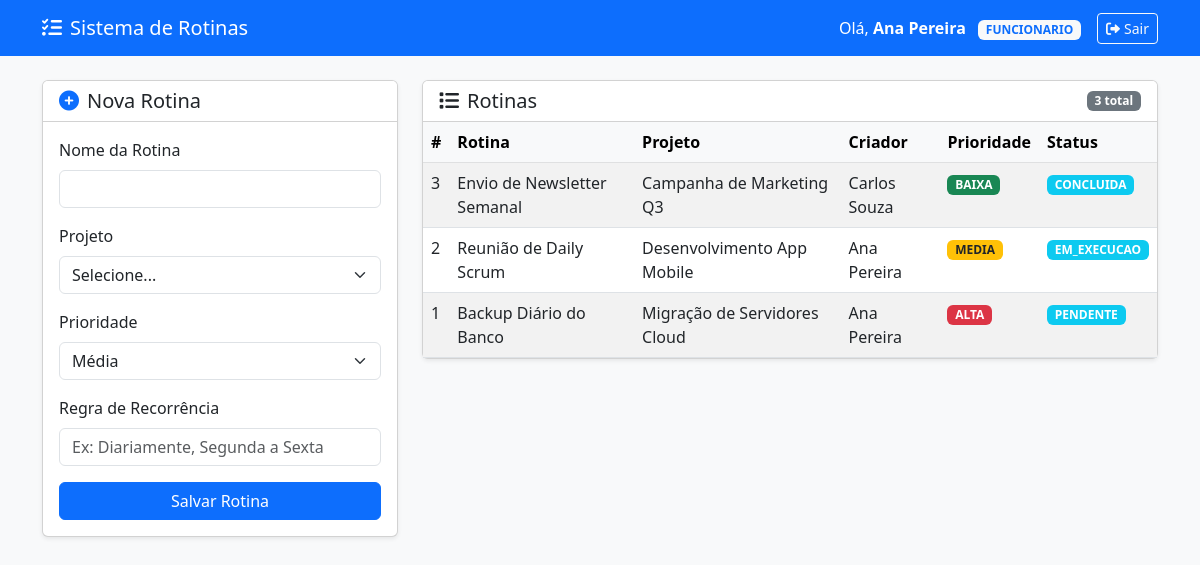
Screenshot of /php/interface.php (signed in) with the database file from the repository.
### tables this page shows
CREATE TABLE `rotina` (
  `idRotina` int(11) NOT NULL,
  `idProjeto` int(11) NOT NULL,
  `idCriador` int(11) NOT NULL,
  `nome` varchar(255) NOT NULL,
  `dataHoraCriacao` datetime DEFAULT current_timestamp(),
  `dataConclusao` date DEFAULT NULL,
  `dataLimite` timestamp NULL DEFAULT NULL,
  `horaConclusao` time DEFAULT NULL,
  `recorrente` tinyint(1) DEFAULT 0,
  `recorrenciaRegra` varchar(255) DEFAULT NULL,
  `status` enum('PENDENTE','EM_EXECUCAO','CONCLUIDA','CANCELADA') NOT NULL DEFAULT 'PENDENTE',
  `prioridade` enum('BAIXA','MEDIA','ALTA') NOT NULL DEFAULT 'MEDIA',
  `ultimaModificacao` timestamp NOT NULL DEFAULT current_timestamp() ON UPDATE current_timestamp()
);

CREATE TABLE `projeto` (
  `idProjeto` int(11) NOT NULL,
  `idCriador` int(11) NOT NULL,
  `nome` varchar(255) NOT NULL
);

CREATE TABLE `usuario` (
  `idUsuario` int(11) NOT NULL,
  `idEmpresa` int(11) NOT NULL,
  `nome` varchar(255) NOT NULL,
  `cpf` varchar(14) NOT NULL,
  `email` varchar(255) NOT NULL,
  `senhaHash` varchar(255) NOT NULL,
  `nivel` enum('MASTER','ADMIN','FUNCIONARIO') NOT NULL,
  `status` enum('ATIVO','INATIVO','BLOQUEADO') NOT NULL DEFAULT 'ATIVO',
  `segredo2FA` varchar(255) DEFAULT NULL,
  `dataHoraInsercao` datetime DEFAULT current_timestamp()
);

### php/interface.php (the view, shortened to what this page needs)
<?php
require_once 'conexao.php';
$idEmpresa = $_SESSION['idEmpresa'];
$sqlListagem = "
    SELECT r.*, p.nome AS nome_projeto, u.nome AS nome_criador
    FROM Rotina r
    JOIN Projeto p ON r.idProjeto = p.idProjeto
    JOIN Usuario uc ON p.idCriador = uc.idUsuario
    JOIN Usuario u ON r.idCriador = u.idUsuario
    WHERE uc.idEmpresa = :idEmpresa
    ORDER BY r.dataHoraCriacao DESC
";
$stmt = $pdo->prepare($sqlListagem);
$stmt->execute([':idEmpresa' => $idEmpresa]);
$rotinas = $stmt->fetchAll(PDO::FETCH_ASSOC);
?>
<!DOCTYPE html>
<html lang="pt-br">
<head>
    <link href="https://cdn.jsdelivr.net/npm/bootstrap@5.3.0/dist/css/bootstrap.min.css" rel="stylesheet">
    <link href="https://cdnjs.cloudflare.com/ajax/libs/font-awesome/6.0.0/css/all.min.css" rel="stylesheet">
</head>
<body class="bg-light">
<nav class="navbar navbar-expand-lg navbar-dark bg-primary mb-4">
    <div class="container">
        <a class="navbar-brand" href="#"><i class="fas fa-tasks me-2"></i>Sistema de Rotinas</a>
        <div class="d-flex align-items-center">
            <span class="text-white me-3">
                Olá, <strong><?= $_SESSION['nome'] ?></strong>
                <span class="badge bg-light text-primary ms-2"><?= $_SESSION['nivel'] ?></span>
            </span>
            <a href="logout.php" class="btn btn-outline-light btn-sm">
                <i class="fas fa-sign-out-alt me-1"></i>Sair
            </a>
        </div>
    </div>
</nav>
<div class="container">
    <div class="row">
        <div class="col-md-4">
            <div class="card shadow-sm mb-4">
                <div class="card-header bg-white">
                    <h5 class="card-title mb-0">
                        <i class="fas fa-plus-circle text-primary me-2"></i>Nova Rotina
                    </h5>
                </div>
                <div class="card-body">
                    <form method="POST">
                        <div class="mb-3">
                            <label class="form-label">Nome da Rotina</label>
                            <input type="text" name="nome" class="form-control" required>
                        </div>
                        <div class="mb-3">
                            <label class="form-label">Projeto</label>
                            <select name="idProjeto" class="form-select" required>
                                <option value="">Selecione...</option>
                            </select>
                        </div>
                        <div class="mb-3">
                            <label class="form-label">Prioridade</label>
                            <select name="prioridade" class="form-select">
                                <option value="MEDIA" selected>Média</option>
                            </select>
                        </div>
                        <div class="mb-3">
                            <label class="form-label">Regra de Recorrência</label>
                            <input type="text" name="recorrencia" class="form-control" placeholder="Ex: Diariamente, Segunda a Sexta">
                        </div>
                        <div class="d-grid">
                            <button type="submit" class="btn btn-primary">Salvar Rotina</button>
                        </div>
                    </form>
                </div>
            </div>
        </div>
        <div class="col-md-8">
            <div class="card shadow-sm">
                <div class="card-header bg-white d-flex justify-content-between align-items-center">
                    <h5 class="card-title mb-0"><i class="fas fa-list me-2"></i>Rotinas</h5>
                    <span class="badge bg-secondary"><?= count($rotinas) ?> total</span>
                </div>
                <div class="table-responsive">
                    <table class="table table-hover table-striped mb-0">
                        <thead class="table-light">
                            <tr>
                                <th>#</th>
                                <th>Rotina</th>
                                <th>Projeto</th>
                                <th>Criador</th>
                                <th>Prioridade</th>
                                <th>Status</th>
                            </tr>
                        </thead>
                        <tbody>
                        <?php if ($rotinas): ?>
                            <?php foreach ($rotinas as $r): ?>
                                <tr>
                                    <td><?= $r['idRotina'] ?></td>
                                    <td><?= htmlspecialchars($r['nome']) ?></td>
                                    <td><?= htmlspecialchars($r['nome_projeto']) ?></td>
                                    <td><?= htmlspecialchars($r['nome_criador']) ?></td>
                                    <td>
                                        <?php
                                            $class = [
                                                'ALTA' => 'bg-danger',
                                                'MEDIA' => 'bg-warning text-dark',
                                                'BAIXA' => 'bg-success'
                                            ][$r['prioridade']] ?? 'bg-secondary';
                                        ?>
                                        <span class="badge <?= $class ?>"><?= $r['prioridade'] ?></span>
                                    </td>
                                    <td><span class="badge bg-info"><?= $r['status'] ?></span></td>
                                </tr>
                            <?php endforeach; ?>
                        <?php endif; ?>
                        </tbody>
                    </table>
                </div>
            </div>
        </div>
    </div>
</div>
</body>
</html>

### rows the page displays
rotina: idRotina "3", nome "Envio de Newsletter Semanal", idProjeto.nome "Campanha de Marketing Q3", idCriador.nome "Carlos Souza", prioridade "BAIXA", status "CONCLUIDA"
rotina: idRotina "2", nome "Reunião de Daily Scrum", idProjeto.nome "Desenvolvimento App Mobile", idCriador.nome "Ana Pereira", prioridade "MEDIA", status "EM_EXECUCAO"
rotina: idRotina "1", nome "Backup Diário do Banco", idProjeto.nome "Migração de Servidores Cloud", idCriador.nome "Ana Pereira", prioridade "ALTA", status "PENDENTE"

### other values shown
$_SESSION['nome'] "Ana Pereira"
$_SESSION['nivel'] "FUNCIONARIO"
count($rotinas) "3"
